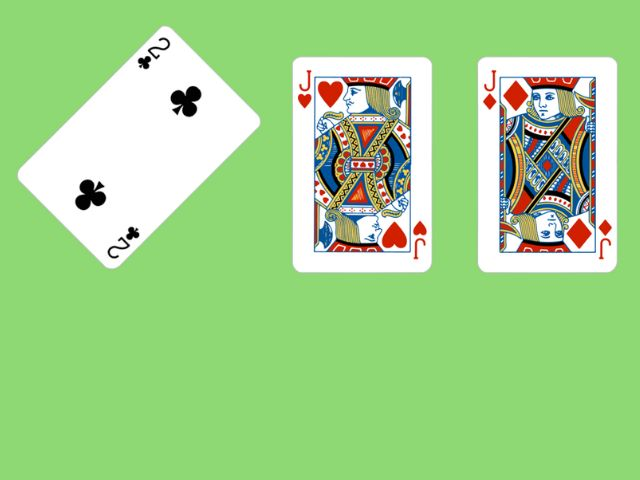
#> input picture PokerCard/image.jpg, 640 x 480 px, given in place of the camera
$ python v1_2.py
#> lines starting #> are read from the running program, lines starting #| are printed output that depends on the picture; after the words box and inside, x2 and y2 are one past the last pixel; in counts of white or black regions, pixels touching at a corner belong together
import cv2
import numpy as np

# Step 1: Capture video from file or webcam
video = cv2.VideoCapture(0)  # You can also use 0 for webcam

while True:
    # Step 2: Read each frame from the video
    ret, frame = video.read()
#> frame is the input picture: shape (480, 640, 3); mean B, G, R 140.4, 212.5, 161.2
    if not ret:
        break  # Break the loop if there are no frames left

    # Step 3: Convert the frame to grayscale
    gray = cv2.cvtColor(frame, cv2.COLOR_BGR2GRAY)
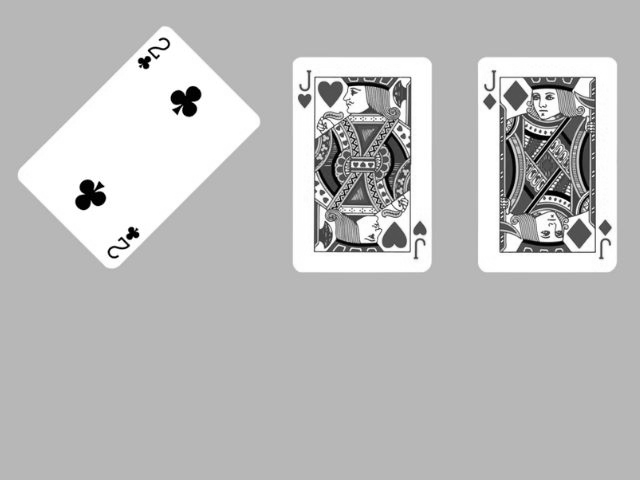
#> gray: shape (480, 640); min 0, max 255, mean 188.9

    # Step 4: Apply histogram equalization to improve contrast
    gray = cv2.equalizeHist(gray)
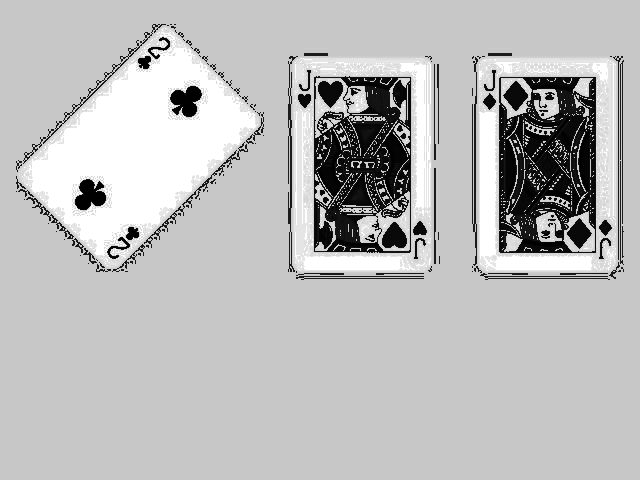
#> gray: shape (480, 640); min 0, max 255, mean 187

    # Step 5: Apply Gaussian blur to reduce noise
    blurred = cv2.GaussianBlur(gray, (5, 5), 0)
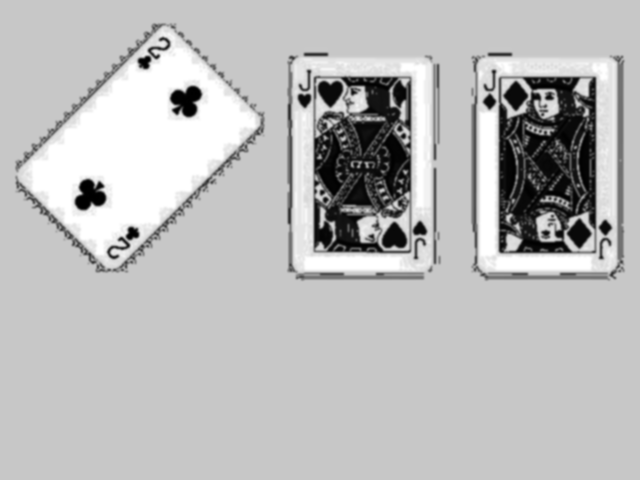
#> blurred: shape (480, 640); min 0, max 255, mean 187

    # Step 6: Apply Otsu's thresholding for better edge detection
    _, thresh = cv2.threshold(blurred, 0, 255, cv2.THRESH_BINARY_INV + cv2.THRESH_OTSU)
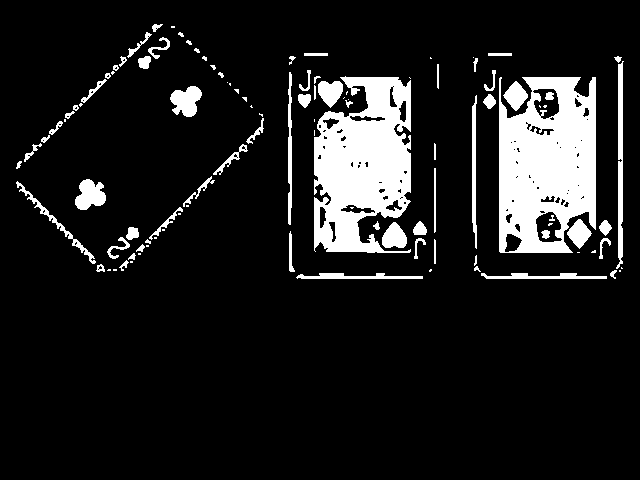
#> thresh: shape (480, 640); 11.7% white; 109 white regions (42 under 20 px), largest, box (x1, y1, x2, y2) and area: (499, 77, 596, 253) 13118, (314, 76, 411, 253) 12215, (616, 61, 624, 269) 990

    # Step 7: Apply morphological operations to remove noise
    kernel = np.ones((3, 3), np.uint8)
    thresh = cv2.morphologyEx(thresh, cv2.MORPH_CLOSE, kernel)
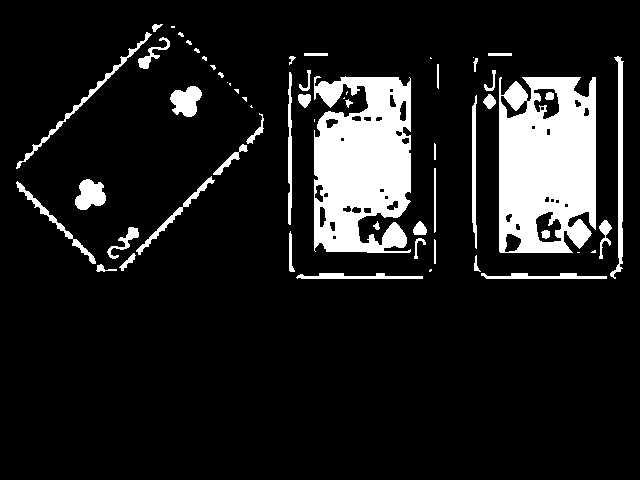
#> thresh: shape (480, 640); 12.1% white; 60 white regions (19 under 20 px)

    # Step 8: Find contours in the frame
    contours, _ = cv2.findContours(thresh, cv2.RETR_EXTERNAL, cv2.CHAIN_APPROX_SIMPLE)
#> contours = 58 contours, 22 with area under 20; largest, box (x1, y1, x2, y2) and area: (499, 77, 596, 253) 15577, (314, 76, 411, 253) 13980, (610, 56, 624, 279) 863, (170, 86, 202, 117) 623, (75, 179, 106, 210) 620

    detected_cards = 0

    # Step 9: Loop over contours and filter by area and shape (aspect ratio)
    for contour in contours:
        area = cv2.contourArea(contour)

        # Filter contours by size (adjust thresholds according to your card size)
        if 1000 < area < 15000:  # Set upper limit to avoid detecting large areas like the entire frame
            # Approximate the contour to a polygon
            epsilon = 0.02 * cv2.arcLength(contour, True)
            approx = cv2.approxPolyDP(contour, epsilon, True)

            # If the approximated contour has four points, it's likely a card
            if len(approx) == 4:
                # Get the bounding box to compute aspect ratio
                x, y, w, h = cv2.boundingRect(approx)
                aspect_ratio = w / float(h)

                # Check if the aspect ratio is close to that of a poker card
                if 0.6 < aspect_ratio < 0.75:  # More flexible range for poker card aspect ratio
                    cv2.drawContours(frame, [approx], -1, (0, 255, 0), 3)  # Draw green contour around the card
                    detected_cards += 1  # Keep track of the number of detected cards
#> this loop made 58 passes
#> (area, epsilon) on pass 37: (13980.5, 20.53)
#> area on passes 1, 2, 4, 5, 6, 10: 351, 355, 47.5, 30.5, 75, 45.5
#> after the loop, detected_cards = 0

    # Step 10: Display the number of detected cards on the frame
    cv2.putText(frame, f'Detected Cards: {detected_cards}', (10, 30),
                cv2.FONT_HERSHEY_SIMPLEX, 1, (255, 0, 0), 2, cv2.LINE_AA)
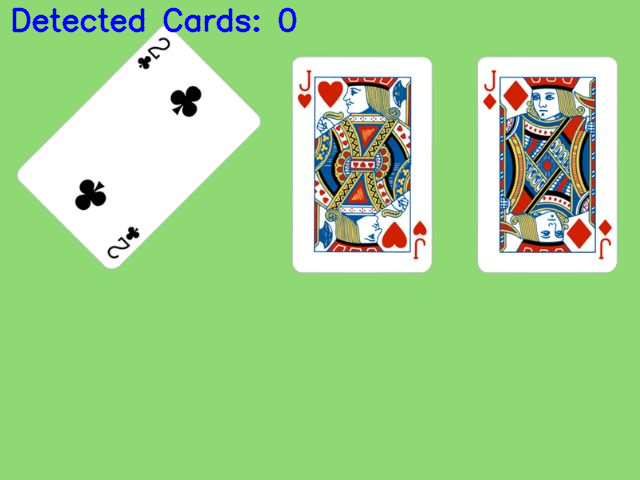
#> frame: shape (480, 640, 3); 1.04% of pixels changed, all inside (x1, y1, x2, y2) = (12, 7, 297, 33)

    # Step 11: Display the frame with the detected poker cards
    cv2.imshow('Poker Card Detection', frame)

    # Step 12: Break the loop if 'q' is pressed
    if cv2.waitKey(1) & 0xFF == ord('q'):
#> (key q is pressed here)
        break

# Step 13: Release the video capture object and close all OpenCV windows
video.release()
cv2.destroyAllWindows()
